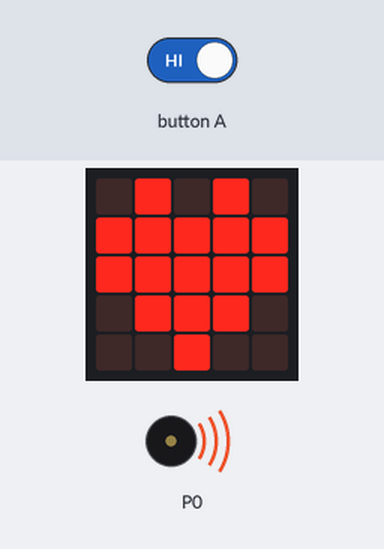
Bench run of a program on a simulated BBC micro:bit running MicroPython. Parts: the board's 5×5 LED display, buzzer (waves = sounding). The test bench sets the inputs (shaded band).

Above: at 1.2 s.
1.3 s: button A held down
5.5 s: button A released
At 5.87 s:
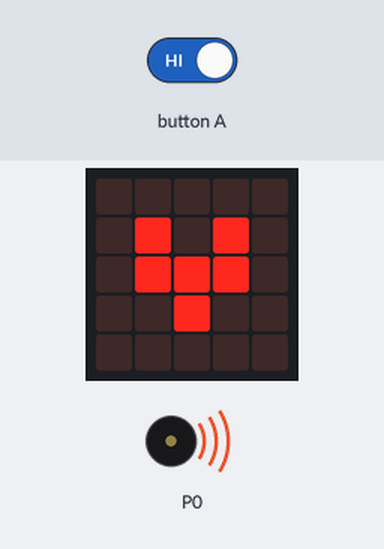
7.0 s: button A held down
At 8.7 s:
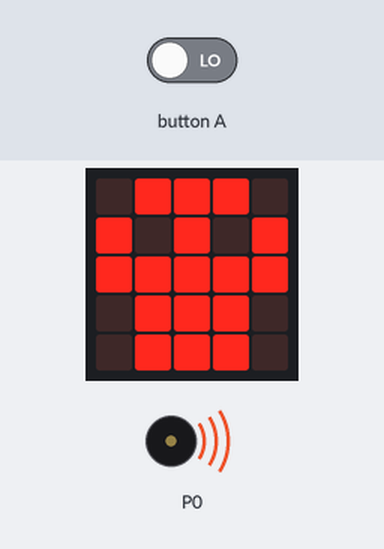
Timing chart, 0 to 10.2 s (numbered marks = the images above; inputs shaded):
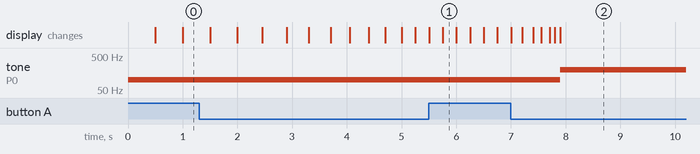

Measured:
- after the input at 5.5 s, tone on P0: stays 100 Hz (without the input it goes to 200 Hz after 0.90 s)
- after the input at 7.0 s, tone on P0: 100 Hz → 200 Hz after 0.90 s

The program:

Heartattack__with_sound_-main.py
```python
# Imports go at the top
from microbit import *
import music

# Variables
a = 500
b = 100

# Code in a while a > 50 or a < 1000 executes if a value is between 50 and 1000
while a > 50:
    display.show(Image.HEART)
    music.pitch(b)
    sleep(a)
    display.show(Image.HEART_SMALL)
    sleep(a)

    if button_a.is_pressed():
        a = a - 50

b = 200
music.pitch(b)
display.show(Image.SKULL)
```
